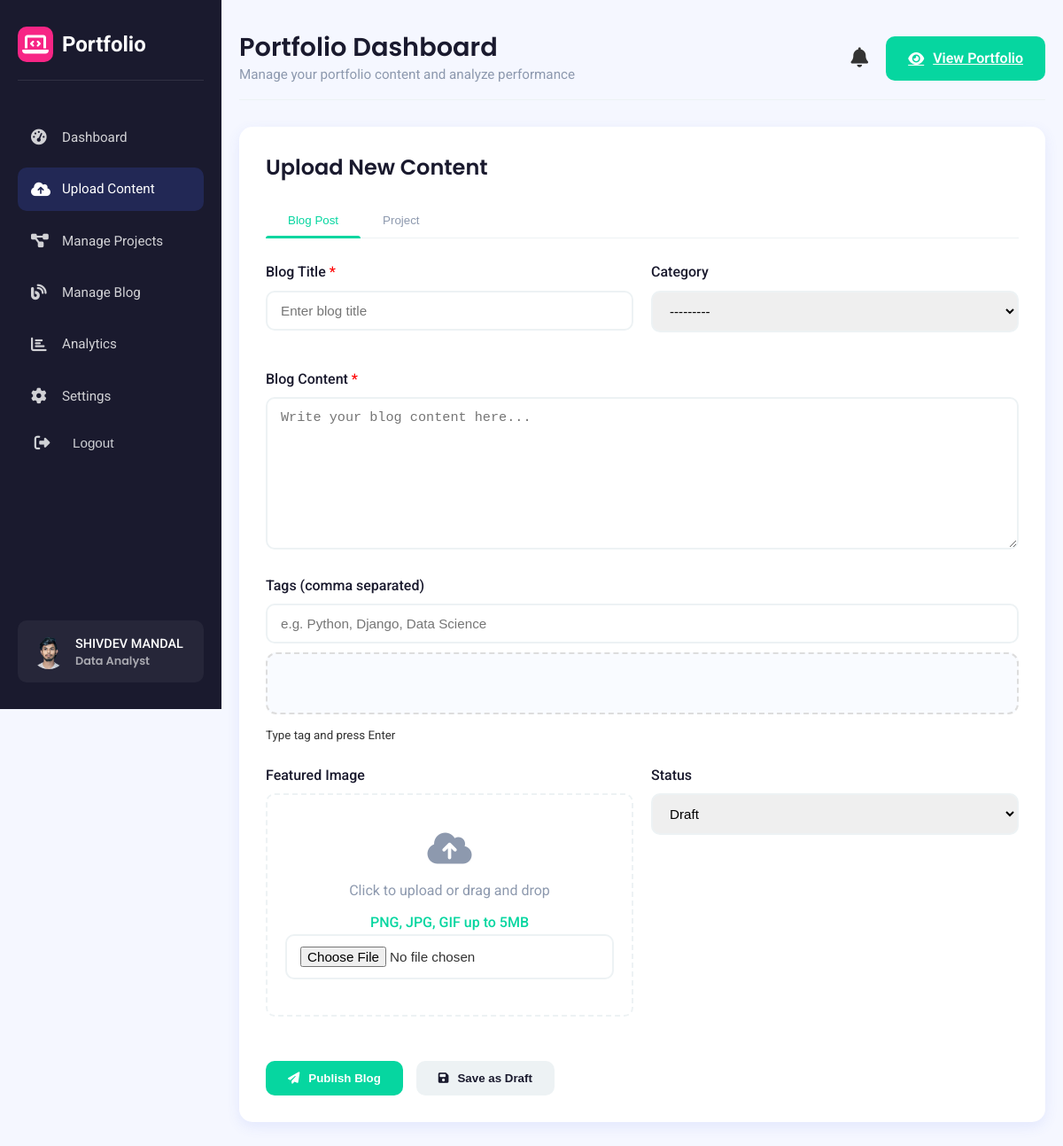
The app's page /dashboard/upload/ (signed in) with its own data.
### dashboard/models.py (models this page shows, shortened)
class PortfolioSettings(models.Model):
    user = models.OneToOneField(User, on_delete=models.CASCADE)
    profile_picture = models.ImageField(upload_to='profiles/', blank=True, null=True)
    first_name = models.CharField(max_length=100, blank=True)
    last_name = models.CharField(max_length=100, blank=True)
    professional_title = models.CharField(max_length=255, blank=True, null=True)
    bio = models.TextField(blank=True)
    skills = models.CharField(max_length=500, blank=True)
    location = models.CharField(max_length=100, blank=True)
    contact_email = models.EmailField(blank=True)
    contact_phone = models.CharField(max_length=30, blank=True)
    github_link = models.URLField(blank=True)
    linkedin_link = models.URLField(blank=True)
    twitter_link = models.URLField(blank=True)
    instagram_link = models.URLField(blank=True)
    theme_color = models.CharField(
        max_length=7,
        choices=[
            ('#4361ee', 'Blue'),
            ('#3a0ca3', 'Purple'),
            ('#f72585', 'Pink'),
            ('#06d6a0', 'Teal'),
            ('#1a1a2e', 'Navy'),
        ],
        default='#4361ee'
    )

### dashboard/views.py (the view, shortened to what this page needs)
# urls.py: path('upload/', views.upload_content, name='upload_content'),
@login_required
def upload_content(request, tab='blog'):
    settings, created = PortfolioSettings.objects.get_or_create(user=request.user)
    blog_form = BlogPostForm()
    project_form = ProjectForm()
    context = {
        'settings': settings,
        'active_menu': 'upload',
        'blog_form': blog_form,
        'project_form': project_form,
        'active_tab': tab,
    }
    return render(request, 'dashboard/upload_content.html', context)

### dashboard/forms.py (shortened to what this page needs)
class BlogPostForm(forms.ModelForm):
    class Meta:
        model = BlogPost
        fields = ['title', 'category', 'content', 'tags', 'featured_image', 'status']
        widgets = {
            'title': forms.TextInput(attrs={'placeholder': 'Enter blog title', 'class': 'form-control'}),
            'category': forms.Select(attrs={'class': 'form-control'}),
            'content': forms.Textarea(attrs={'placeholder': 'Write your blog content here...', 'rows': 8, 'class': 'form-control'}),
            'tags': forms.TextInput(attrs={'placeholder': 'e.g. Python, Django, Data Science', 'class': 'form-control'}),
            'featured_image': forms.FileInput(attrs={'class': 'form-control'}),
            'status': forms.Select(attrs={'class': 'form-control'}),
        }

class ProjectForm(forms.ModelForm):
    class Meta:
        model = Project
        fields = ['title', 'project_type', 'description', 'tools', 'image', 'live_link', 'code_link']
        widgets = {
            'title': forms.TextInput(attrs={'placeholder': 'Enter project title', 'class': 'form-control'}),
            'project_type': forms.Select(attrs={'class': 'form-control'}),
            'description': forms.Textarea(attrs={'placeholder': 'Describe your project...', 'rows': 6, 'class': 'form-control'}),
            'tools': forms.TextInput(attrs={'placeholder': 'e.g. Python, Tableau, SQL', 'class': 'form-control'}),
            'image': forms.FileInput(attrs={'class': 'form-control'}),
            'live_link': forms.URLInput(attrs={'placeholder': 'https://your-project.com', 'class': 'form-control'}),
            'code_link': forms.URLInput(attrs={'placeholder': 'https://github.com/your-repo', 'class': 'form-control'}),
        }

### dashboard/context_processors.py (called while the page is built)
def user_settings(request):
    if request.user.is_authenticated:
        settings, created = PortfolioSettings.objects.get_or_create(user=request.user)
        return {'settings': settings}
    return {'settings': None}

### dashboard/templates/dashboard/upload_content.html (shortened to what this page needs)
{% extends 'dashboard/base.html' %}
{% load static %}
{% block section %}
<div class="dashboard-section" id="uploadSection">
    <div class="upload-section">
        <div class="section-title">
            <h2>Upload New Content</h2>
        </div>
        <div class="upload-tabs">
            <button class="tab-btn {% if active_tab == 'blog' or not active_tab %}active{% endif %}" data-form="blogForm">Blog Post</button>
            <button class="tab-btn {% if active_tab == 'project' %}active{% endif %}" data-form="projectForm">Project</button>
        </div>
        <form id="blogForm" class="upload-form {% if active_tab == 'blog' or not active_tab %}active{% endif %}" method="post" enctype="multipart/form-data">
            <div class="form-row">
                <div class="form-group">
                    <label>Blog Title <span style="color: red;">*</span></label>
                    {{ blog_form.title }}
                </div>
                <div class="form-group">
                    <label>Category</label>
                    {{ blog_form.category }}
                </div>
            </div>
            <div class="form-group">
                <label>Blog Content <span style="color: red;">*</span></label>
                {{ blog_form.content }}
            </div>
            <div class="form-group">
                <label>Tags (comma separated)</label>
                {{ blog_form.tags }}
                <div class="tag-input" id="blogTagsContainer"></div>
                <small>Type tag and press Enter</small>
            </div>
            <div class="form-row">
                <div class="form-group">
                    <label>Featured Image</label>
                    <div class="file-upload" id="blogImageUpload">
                        <i class="fas fa-cloud-upload-alt"></i>
                        <p>Click to upload or drag and drop</p>
                        <span>PNG, JPG, GIF up to 5MB</span>
                        {{ blog_form.featured_image }}
                    </div>
                </div>
                <div class="form-group">
                    <label>Status</label>
                    {{ blog_form.status }}
                </div>
            </div>
            <div style="display: flex; gap: 15px; margin-top: 30px;">
                <button type="submit" name="action" value="publish" class="btn btn-primary">
                    <i class="fas fa-paper-plane"></i> Publish Blog
                </button>
                <button type="submit" name="action" value="draft" class="btn btn-secondary">
                    <i class="fas fa-save"></i> Save as Draft
                </button>
            </div>
        </form>
    </div>
</div>
{% endblock %}

### dashboard/templates/dashboard/base.html (shortened to what this page needs)
{% load static %}
<!DOCTYPE html>
<html lang="en">
<head>
    <link rel="stylesheet" href="https://cdnjs.cloudflare.com/ajax/libs/font-awesome/6.4.0/css/all.min.css">
    <link rel="stylesheet" href="https://cdn.jsdelivr.net/npm/bootstrap-icons@1.11.3/font/bootstrap-icons.css">
    <link rel="stylesheet" href="{% static 'css/style.css' %}">
</head>
<body>
    <div class="dashboard-container">
        <div class="sidebar" id="sidebar">
            <div class="logo">
                <div class="logo-icon">
                    <i class="fas fa-laptop-code"></i>
                </div>
                <span>Portfolio</span>
            </div>
            <ul class="sidebar-menu">
                <li>
                    <a href="{% url 'dashboard:dashboard' %}" class="{% if active_menu == 'dashboard' %}active{% endif %}">
                        <i class="fas fa-tachometer-alt"></i>
                        <span class="menu-text">Dashboard</span>
                    </a>
                </li>
                <li>
                    <a href="{% url 'dashboard:upload_content' %}" class="{% if active_menu == 'upload' %}active{% endif %}">
                        <i class="fas fa-cloud-upload-alt"></i>
                        <span class="menu-text">Upload Content</span>
                    </a>
                </li>
                <li>
                    <a href="{% url 'dashboard:manage_projects' %}" class="{% if active_menu == 'projects' %}active{% endif %}">
                        <i class="fas fa-project-diagram"></i>
                        <span class="menu-text">Manage Projects</span>
                    </a>
                </li>
                <li>
                    <a href="{% url 'dashboard:manage_blog_posts' %}" class="{% if active_menu == 'blog' %}active{% endif %}">
                        <i class="fas fa-blog"></i>
                        <span class="menu-text">Manage Blog</span>
                    </a>
                </li>
                <li>
                    <a href="{% url 'dashboard:blog_analytics' %}" class="{% if active_menu == 'analytics' %}active{% endif %}">
                        <i class="fas fa-chart-bar"></i>
                        <span class="menu-text">Analytics</span>
                    </a>
                </li>
                <li>
                    <a href="{% url 'dashboard:portfolio_settings' %}" class="{% if active_menu == 'settings' %}active{% endif %}">
                        <i class="fas fa-cog"></i>
                        <span class="menu-text">Settings</span>
                    </a>
                </li>
                <li>
                    <form method="post" action="{% url 'dashboard:logout' %}">
                        <button type="submit" style="
                            border:none;
                            background:none;
                            cursor:pointer; display:flex;
                            align-items:center;
                            gap:12px; width:100%;
                            padding:10px 15px;
                            color: #cfd1d5;
                            border-radius: 10px;
                            "
                            onmouseover="this.style.backgroundColor='rgba(67, 97, 238)';"
                            onmouseout="this.style.backgroundColor='transparent';">
                            <i class="fas fa-sign-out-alt"></i>
                            <span class="menu-text">Logout</span>
                        </button>
                    </form>
                </li>
            </ul>
            <div class="sidebar-footer">
                <div class="user-info">
                    <div class="user-avatar">
                        {% if settings.profile_picture %}
                            <img src="{{ settings.profile_picture.url }}" alt="User">
                        {% else %}
                            <img src="{% static 'images/default-avatar.png' %}" alt="User">
                        {% endif %}
                    </div>
                    <div>
                        <div class="user-name">{{ request.user.get_full_name|default:request.user.username }}</div>
                        <div class="user-role">
                            {% if settings.professional_title %}
                                <h4>{{ settings.professional_title }}</h4>
                            {% endif %}
                        </div>
                    </div>
                </div>
            </div>
        </div>
        <div class="main-content">
                <div class="header">
                    <div class="page-title">
                        <h1>Portfolio Dashboard</h1>
                        <p>{{ page_description|default:"Manage your portfolio content and analyze performance" }}</p>
                    </div>
                    <div class="header-actions">
                        <button class="notification-btn" id="notificationBtn">
                            <i class="fas fa-bell"></i>
                        </button>
                        <a href="{% url 'dashboard:profile_view' %}" class="btn btn-primary" target="_blank">
                            <i class="fas fa-eye"></i>
                            View Portfolio
                        </a>
                    </div>
                </div>
            {% block section %}
            {% endblock %}
        </div>
    </div>
</body>
</html>

### records on screen
PortfolioSettings: profile_picture (picture), professional_title "Data Analyst"

### other values on screen
{{ request.user.get_full_name|default:request.user.username }} "SHIVDEV MANDAL"
